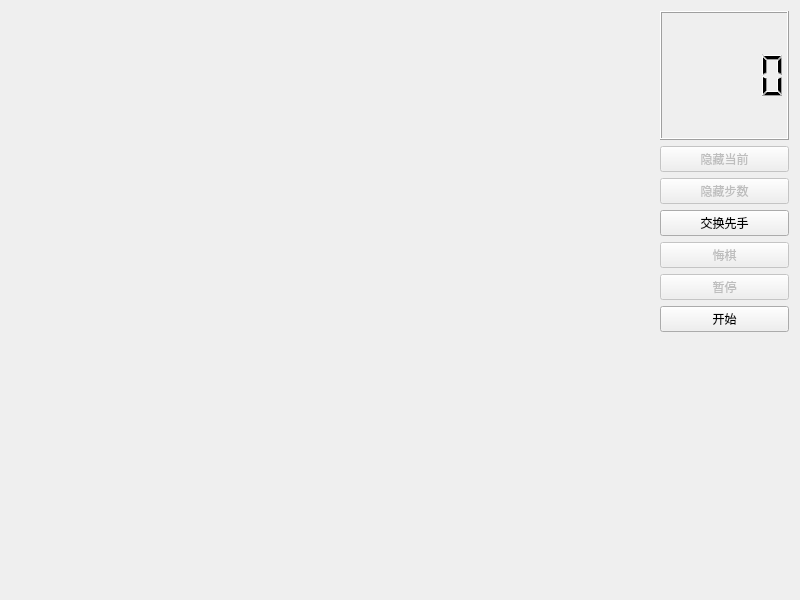
<?xml version="1.0" encoding="UTF-8"?>
<ui version="4.0">
 <class>Game</class>
 <widget class="QWidget" name="Game">
  <property name="geometry">
   <rect>
    <x>0</x>
    <y>0</y>
    <width>800</width>
    <height>600</height>
   </rect>
  </property>
  <property name="windowTitle">
   <string>Game</string>
  </property>
  <layout class="QHBoxLayout" name="horizontalLayout" stretch="5,1">
   <item>
    <widget class="Board" name="board" native="true">
     <property name="sizePolicy">
      <sizepolicy hsizetype="Expanding" vsizetype="Expanding">
       <horstretch>0</horstretch>
       <verstretch>0</verstretch>
      </sizepolicy>
     </property>
     <property name="minimumSize">
      <size>
       <width>500</width>
       <height>500</height>
      </size>
     </property>
    </widget>
   </item>
   <item>
    <layout class="QVBoxLayout" name="verticalLayout" stretch="1,2,2,0,0,0,2,2">
     <item>
      <layout class="QHBoxLayout" name="horizontalLayout_2">
       <item>
        <widget class="QLCDNumber" name="timer">
         <property name="sizePolicy">
          <sizepolicy hsizetype="Minimum" vsizetype="Minimum">
           <horstretch>0</horstretch>
           <verstretch>0</verstretch>
          </sizepolicy>
         </property>
        </widget>
       </item>
      </layout>
     </item>
     <item>
      <widget class="QPushButton" name="showCurrentBtn">
       <property name="enabled">
        <bool>false</bool>
       </property>
       <property name="text">
        <string>隐藏当前</string>
       </property>
      </widget>
     </item>
     <item>
      <widget class="QPushButton" name="showStepBtn">
       <property name="enabled">
        <bool>false</bool>
       </property>
       <property name="text">
        <string>隐藏步数</string>
       </property>
      </widget>
     </item>
     <item>
      <widget class="QPushButton" name="changeBtn">
       <property name="text">
        <string>交换先手</string>
       </property>
      </widget>
     </item>
     <item>
      <widget class="QPushButton" name="rollBackBtn">
       <property name="enabled">
        <bool>false</bool>
       </property>
       <property name="text">
        <string>悔棋</string>
       </property>
      </widget>
     </item>
     <item>
      <widget class="QPushButton" name="pauseBtn">
       <property name="enabled">
        <bool>false</bool>
       </property>
       <property name="text">
        <string>暂停</string>
       </property>
      </widget>
     </item>
     <item>
      <widget class="QPushButton" name="startBtn">
       <property name="sizePolicy">
        <sizepolicy hsizetype="Minimum" vsizetype="Fixed">
         <horstretch>0</horstretch>
         <verstretch>0</verstretch>
        </sizepolicy>
       </property>
       <property name="layoutDirection">
        <enum>Qt::LeftToRight</enum>
       </property>
       <property name="text">
        <string>开始</string>
       </property>
      </widget>
     </item>
     <item>
      <spacer name="verticalSpacer">
       <property name="orientation">
        <enum>Qt::Vertical</enum>
       </property>
       <property name="sizeType">
        <enum>QSizePolicy::Expanding</enum>
       </property>
       <property name="sizeHint" stdset="0">
        <size>
         <width>20</width>
         <height>40</height>
        </size>
       </property>
      </spacer>
     </item>
    </layout>
   </item>
  </layout>
 </widget>
 <customwidgets>
  <customwidget>
   <class>Board</class>
   <extends>QWidget</extends>
   <header location="global">board.h</header>
   <container>1</container>
  </customwidget>
 </customwidgets>
 <resources/>
 <connections/>
</ui>
